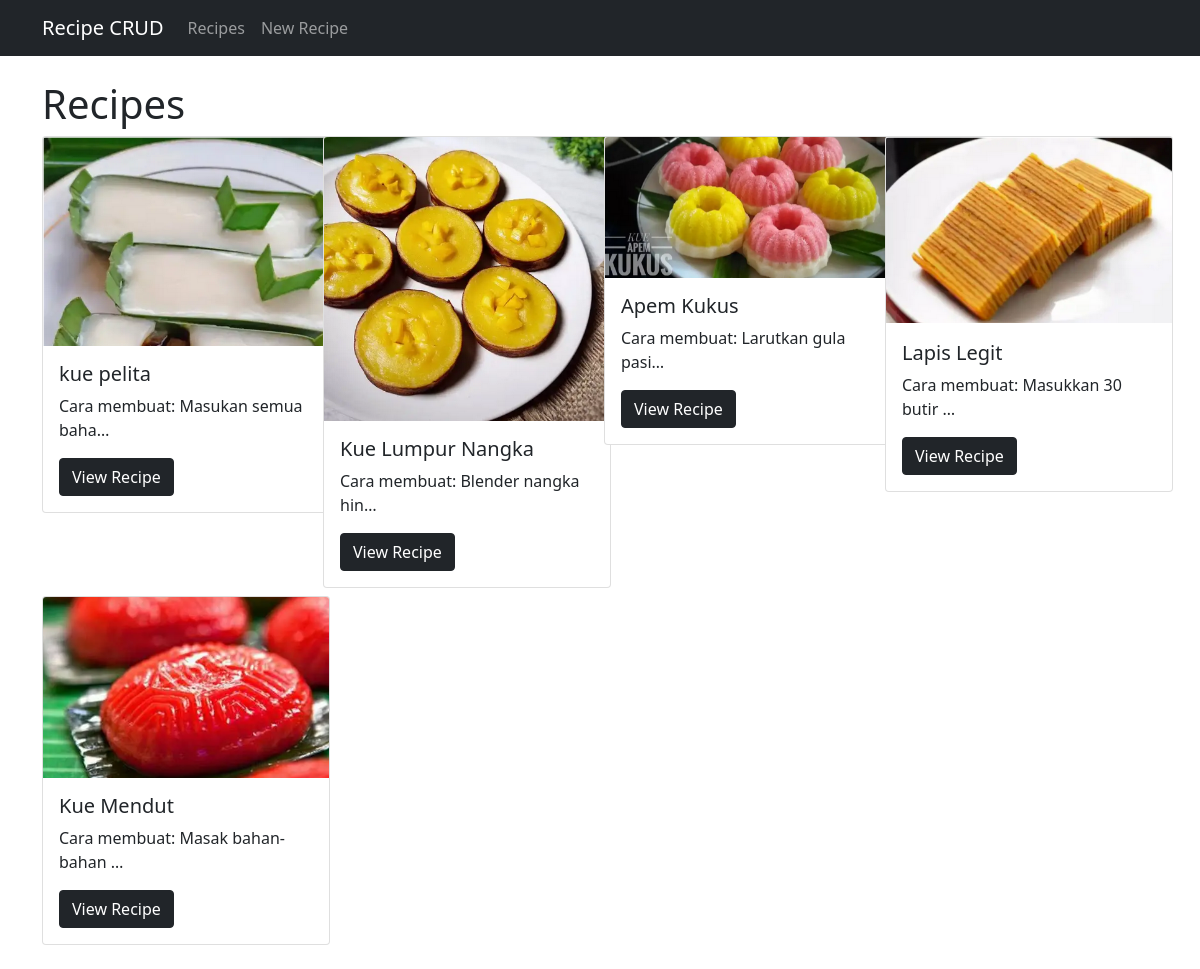
The page / on the database its author committed.
### recipe_app/models.py (models this page shows, shortened)
class Recipe(models.Model):
    title = models.CharField(max_length=200)
    description = models.TextField()
    image = models.ImageField(upload_to='images/')
    created_at = models.DateTimeField(auto_now_add=True)

### recipe_app/views.py (the view)
# urls.py: path('', views.RecipeList.as_view(), name='recipe_list'),
class RecipeList(ListView):
    model = Recipe
    template_name = 'recipe_list.html'
    context_object_name = 'recipes'

### recipe_app/templates/recipe_list.html
{% extends 'base.html' %}
{% load static %}
{% block content %}
<h1>Recipes</h1>
  <div class="row row-cols-2 row-cols-lg-4 g-sm-2 g-lg-2 mb-4">
    {% for recipe in recipes %}
    <div class="col">
      <div class="card" style="width: 18rem;">
        <img src="{{ recipe.image.url }}" class="card-img-top" alt="{{ recipe.title }}">
        <div class="card-body">
          <h5 class="card-title">{{ recipe.title }}</h5>
          <p class="card-text">{{ recipe.description|truncatechars:40 }}</p>
          <a href="{% url 'recipe_detail' recipe.id %}" class="btn btn-dark">View Recipe</a>
        </div>
      </div>
    </div>
    {% endfor %}
  </div>
{% endblock %}

### recipe_app/templates/base.html (shortened to what this page needs)
<!DOCTYPE html>
<html lang="en">
<head>
  <link href="https://cdn.jsdelivr.net/npm/bootstrap@5.0.2/dist/css/bootstrap.min.css" rel="stylesheet">
</head>
<body>
  <nav class="navbar navbar-expand-lg navbar-dark bg-dark">
    <div class="container">
      <a class="navbar-brand" href="{% url 'recipe_list' %}">Recipe CRUD</a>
    <div class="collapse navbar-collapse" id="navbarNav">
      <ul class="navbar-nav">
        <li class="nav-item">
          <a class="nav-link" href="{% url 'recipe_list' %}">Recipes</a>
        </li>
        <li class="nav-item">
          <a class="nav-link" href="{% url 'recipe_create' %}">New Recipe</a>
        </li>
      </ul>
    </div>
   </div>
  </nav>
<div class="container mt-4">
  {% block content %}{% endblock %}
</div>
</body>
</html>

### rows shown on the page
Recipe: image (picture), title "kue pelita", description "Cara membuat: Masukan semua baha…"
Recipe: image (picture), title "Kue Lumpur Nangka", description "Cara membuat: Blender nangka hin…"
Recipe: image (picture), title "Apem Kukus", description "Cara membuat: Larutkan gula pasi…"
Recipe: image (picture), title "Lapis Legit", description "Cara membuat: Masukkan 30 butir …"
Recipe: image (picture), title "Kue Mendut", description "Cara membuat: Masak bahan-bahan …"
